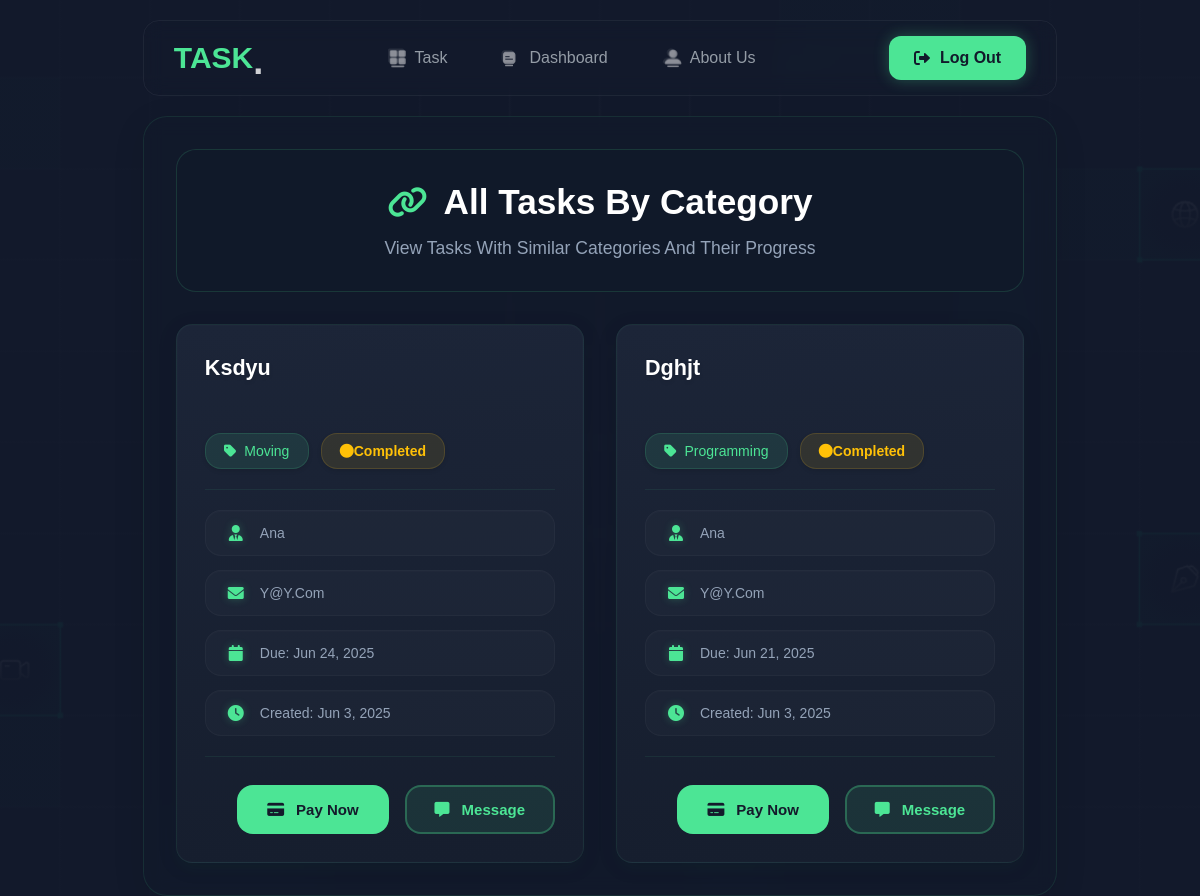
The app's page /related_tasks.php (signed in) with its own data.
### tables this page shows
CREATE TABLE `tasks` (
  `task_id` int(11) NOT NULL,
  `client_id` int(11) NOT NULL,
  `executor_id` int(11) DEFAULT NULL,
  `title` varchar(100) NOT NULL,
  `description` text NOT NULL,
  `category_id` int(11) DEFAULT NULL,
  `budget` decimal(10,2) NOT NULL,
  `deadline` datetime NOT NULL,
  `status` enum('posted','assigned','in_progress','completed','cancelled') DEFAULT 'posted',
  `created_at` timestamp NOT NULL DEFAULT current_timestamp(),
  `accepted_at` timestamp NULL DEFAULT NULL,
  `location` varchar(255) DEFAULT NULL,
  `image_url` varchar(255) NOT NULL,
  `payment_status` enum('unpaid','paid') DEFAULT 'unpaid'
);

CREATE TABLE `categories` (
  `category_id` int(11) NOT NULL,
  `name` varchar(50) NOT NULL,
  `description` text DEFAULT NULL,
  `icon` varchar(100) DEFAULT NULL
);

CREATE TABLE `users` (
  `id_user` int(11) NOT NULL,
  `name` varchar(100) NOT NULL,
  `email` varchar(100) NOT NULL,
  `password` varchar(255) NOT NULL,
  `role` enum('client','executor') NOT NULL,
  `registration_date` timestamp NOT NULL DEFAULT current_timestamp(),
  `profile_picture` varchar(255) DEFAULT NULL
);

### related_tasks.php (the view, shortened to what this page needs)
<?php
require_once 'config/db.php';
$task_id = isset($_GET['task_id']) ? $_GET['task_id'] : null;
if ($task_id) {
    $stmt = $pdo->prepare("
        SELECT t1.category_id, t1.task_id,
        (SELECT COUNT(*) FROM tasks t2
         WHERE t2.category_id = t1.category_id
         AND t2.task_id != t1.task_id
         AND (t2.status = 'in_progress' OR t2.executor_id IS NOT NULL)
         AND (t2.payment_status IS NULL OR t2.payment_status != 'paid')) as related_count
        FROM tasks t1
        WHERE t1.task_id = ? AND t1.client_id = ?
    ");
    $stmt->execute([$task_id, $_SESSION['user_id']]);
    $task = $stmt->fetch();
    if ($task && $task['related_count'] > 0) {
        $stmt = $pdo->prepare("
            SELECT t.*, c.name as category_name,
                   u.name as executor_name, u.profile_picture as executor_image,
                   u.email as executor_email,
                   t.status as task_status, t.created_at, t.deadline, t.payment_status,
                   (SELECT COUNT(*) FROM bids b WHERE b.task_id = t.task_id AND b.status = 'pending') as pending_bids_count,
                   (SELECT COUNT(*) FROM bids b WHERE b.task_id = t.task_id AND b.status = 'cancelled' AND b.executor_id = t.executor_id) as has_cancelled_bid,
                   (SELECT COUNT(*) FROM bids b WHERE b.task_id = t.task_id AND b.status = 'accepted') as has_assignment
            FROM tasks t
            LEFT JOIN categories c ON t.category_id = c.category_id
            LEFT JOIN users u ON t.executor_id = u.id_user
            WHERE t.category_id = ?
            AND t.task_id != ?
            AND t.client_id = ?
            AND (t.payment_status IS NULL OR t.payment_status != 'paid')
            AND (
                t.status != 'posted' OR
                EXISTS (SELECT 1 FROM bids b WHERE b.task_id = t.task_id AND b.status = 'pending') OR
                EXISTS (SELECT 1 FROM bids b WHERE b.task_id = t.task_id AND b.status = 'accepted')
            )
            HAVING has_cancelled_bid = 0 OR has_cancelled_bid IS NULL
            ORDER BY t.created_at DESC
        ");
        $stmt->execute([$task['category_id'], $task_id, $_SESSION['user_id']]);
    } else {
        header('Location: dashboard.php');
        exit();
    }
} else {
    $stmt = $pdo->prepare("
        SELECT t.*, c.name as category_name,
               u.name as executor_name, u.profile_picture as executor_image,
               u.email as executor_email,
               t.status as task_status, t.created_at, t.deadline, t.payment_status,
               (SELECT COUNT(*) FROM bids b WHERE b.task_id = t.task_id AND b.status = 'pending') as pending_bids_count,
               (SELECT COUNT(*) FROM bids b WHERE b.task_id = t.task_id AND b.status = 'cancelled' AND b.executor_id = t.executor_id) as has_cancelled_bid,
               (SELECT COUNT(*) FROM bids b WHERE b.task_id = t.task_id AND b.status = 'accepted') as has_assignment
        FROM tasks t
        LEFT JOIN categories c ON t.category_id = c.category_id
        LEFT JOIN users u ON t.executor_id = u.id_user
        WHERE t.client_id = ?
        AND (t.payment_status IS NULL OR t.payment_status != 'paid')
        AND (
            t.status != 'posted' OR
            EXISTS (SELECT 1 FROM bids b WHERE b.task_id = t.task_id AND b.status = 'pending') OR
            EXISTS (SELECT 1 FROM bids b WHERE b.task_id = t.task_id AND b.status = 'accepted')
        )
        HAVING has_cancelled_bid = 0 OR has_cancelled_bid IS NULL
        ORDER BY c.name, t.created_at DESC
    ");
    $stmt->execute([$_SESSION['user_id']]);
}
$related_tasks = $stmt->fetchAll();
?>
<!DOCTYPE html>
<html lang="en">
<head>
    <link rel="stylesheet" href="style/header.css">
    <link rel="stylesheet" href="style/related_tasks.css">
    <link rel="stylesheet" href="https://cdnjs.cloudflare.com/ajax/libs/font-awesome/6.0.0/css/all.min.css">
</head>
<body>
    <div class="container">
    <?php include 'components/header.php'; ?>
        <div class="dashboard-container">
            <div class="assignments-header">
                <h1>
                    <i class="fas fa-link"></i>
                    <?php echo $task_id ? 'Related Tasks' : 'All Tasks by Category'; ?>
                </h1>
                <p>View tasks with similar categories and their progress</p>
            </div>
            <?php if (empty($related_tasks)): ?>
                <div class="empty-state">
                    <i class="fas fa-tasks"></i>
                    <h2>No Related Tasks Found</h2>
                    <p>There are no other tasks in this category yet.</p>
                    <a href="dashboard.php" class="btn btn-primary">
                        <i class="fas fa-arrow-left"></i>
                        Back to Dashboard
                    </a>
                </div>
            <?php else: ?>
                <div class="task-grid">
                    <?php foreach ($related_tasks as $task): ?>
                        <div class="task-card">
                            <div class="card-content">
                                <div class="card-info">
                                    <h3 class="card-title"><?php echo htmlspecialchars($task['title']); ?></h3>
                                    <div class="card-meta">
                                        <span class="card-category">
                                            <i class="fas fa-tag"></i>
                                            <?php echo htmlspecialchars($task['category_name']); ?>
                                        </span>
                                        <?php if ($task['task_status'] === 'posted' && isset($task['pending_bids_count']) && $task['pending_bids_count'] > 0): ?>
                                        <span class="card-status has-bids">
                                            <i class="fas fa-gavel"></i>
                                            <?php echo $task['pending_bids_count']; ?> Bid<?php echo $task['pending_bids_count'] > 1 ? 's' : ''; ?> Pending
                                        </span>
                                        <?php else: ?>
                                        <span class="card-status status-<?php echo strtolower($task['task_status']); ?>">
                                            <i class="fas fa-circle"></i>
                                            <?php echo ucfirst($task['task_status']); ?>
                                        </span>
                                        <?php endif; ?>
                                    </div>
                                </div>
                                <div class="card-details">
                                    <?php if ($task['executor_name']): ?>
                                        <span>
                                            <i class="fas fa-user-tie"></i>
                                            <?php echo htmlspecialchars($task['executor_name']); ?>
                                        </span>
                                        <span>
                                            <i class="fas fa-envelope"></i>
                                            <?php echo htmlspecialchars($task['executor_email']); ?>
                                        </span>
                                    <?php endif; ?>
                                    <span>
                                        <i class="fas fa-calendar"></i>
                                        Due: <?php echo date('M j, Y', strtotime($task['deadline'])); ?>
                                    </span>
                                    <span>
                                        <i class="fas fa-clock"></i>
                                        Created: <?php echo date('M j, Y', strtotime($task['created_at'])); ?>
                                    </span>
                                </div>
                                <div class="card-actions">
                                    <?php if ($task['task_status'] === 'completed'): ?>
                                    <a href="process_payment.php?task_id=<?php echo $task['task_id']; ?>" class="btn btn-success">
                                        <i class="fas fa-credit-card"></i>
                                        Pay Now
                                    </a>
                                    <?php endif; ?>
                                    <?php if ($task['executor_id']): ?>
                                    <a href="messages.php?user=<?php echo $task['executor_id']; ?>" class="btn btn-secondary">
                                        <i class="fas fa-message"></i>
                                        Message
                                    </a>
                                    <?php endif; ?>
                                </div>
                            </div>
                        </div>
                    <?php endforeach; ?>
                </div>
            <?php endif; ?>
        </div>
    </div>
</body>
</html>

### components/header.php (shortened to what this page needs)
<div class="nav-bar">
    <div class="logo"><a href="index.php">TASK</a></div>
    <div class="nav-links">
        <ul>
            <li>
                <a href="taskes.php">
                    <img src="./style/images/task.png" alt="Task icon" />Task</a>
            </li>
            <li>
                <a href="dashboard.php"><img
                        src="./style/images/dash.png"
                        alt="Dashboard icon" />Dashboard</a>
            </li>
            <li>
                <a href="#"><img src="./style/images/aboute.png" alt="About icon" />About
                    Us</a>
            </li>
        </ul>
    </div>
    <div class="join-nav">
        <?php if (isset($_SESSION['user_id'])): ?>
            <a href="logout.php" class="logout-btn">
                <i class="fas fa-sign-out-alt"></i> Log Out
            </a>
        <?php else: ?>
            <a href="./register.php">Join Now</a>
        <?php endif; ?>
    </div>
</div>

### style/header.css (style rules this page uses)
* { margin: 0; padding: 0; box-sizing: border-box; font-family: "Magnetik", sans-serif; text-transform: capitalize; text-decoration: none; list-style: none; border: none; outline: none; }
.nav-bar { display: flex; justify-content: space-between; align-items: center; position: relative; top: 20px; width: 90%; margin: 0px auto; padding: 15px 30px; z-index: 99; backdrop-filter: blur(10px); border-radius: 16px; background-color: transparent; border: 1px solid rgba(148, 156, 166, 0.1); }
.nav-bar .logo { font-size: 30px; font-weight: bold; text-transform: uppercase; display: flex; align-items: center; gap: 5px; transition: transform 0.3s ease; }
.nav-bar .logo a { font-weight: bold; color: #4ce595; position: relative; display: inline-block; }
.nav-bar .logo a::after { content: "."; position: absolute; color: #ffffff; font-size: 36px; bottom: -10px; right: -10px; opacity: 0.8; transform: translateY(-2px); transition: color 0.3s ease, transform 0.3s ease; }
.nav-bar ul { display: flex; justify-content: center; align-items: center; gap: 30px; }
.nav-bar ul li a { display: flex; justify-content: center; align-items: center; gap: 8px; font-size: 16px; color: #949ca6; font-weight: 500; padding: 12px; transition: all 0.3s ease; }
.nav-bar ul li a img { width: 20px; height: 20px; opacity: 0.8; transition: opacity 0.3s ease; }
.join-nav a { padding: 12px 24px; background-color: #4ce595; box-shadow: 0px 0px 15px rgba(76, 229, 149, 0.3); border-radius: 12px; display: flex; justify-content: center; align-items: center; gap: 10px; margin-left: auto; margin-right: auto; font-size: 16px; font-weight: 600; width: fit-content; cursor: pointer; color: #12192b; transition: all 0.3s ease; border: 1px solid transparent; }

### components/header.php (style rules this page uses)
.logout-btn { display: flex; align-items: center; gap: 8px; }
.logout-btn i { font-size: 16px; }

### records on screen
tasks: title "Ksdyu", category.name "Moving", status "Completed", executor.name "Ana", executor.email "Y@y.com", deadline "Jun 24, 2025", created_at "Jun 3, 2025"
tasks: title "Dghjt", category.name "Programming", status "Completed", executor.name "Ana", executor.email "Y@y.com", deadline "Jun 21, 2025", created_at "Jun 3, 2025"
